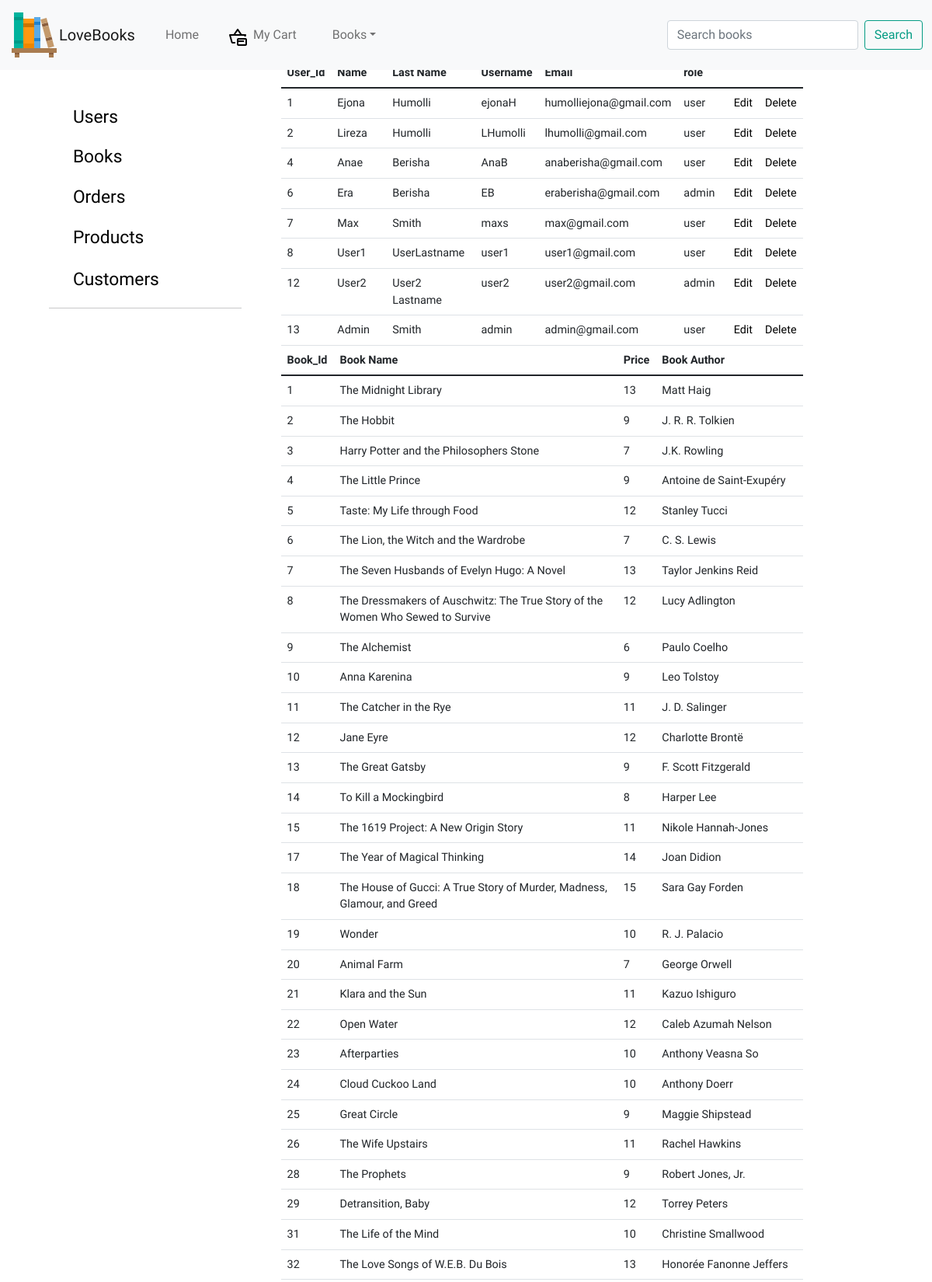
/admin.php (signed in, upper part), run on the app's committed database.
### tables this page shows
CREATE TABLE `users` (
  `id` int(255) NOT NULL,
  `name` varchar(255) NOT NULL,
  `lastname` varchar(255) NOT NULL,
  `email` varchar(255) NOT NULL,
  `username` varchar(255) NOT NULL,
  `password` varchar(255) NOT NULL,
  `user_type` varchar(255) NOT NULL DEFAULT 'user'
);

CREATE TABLE `books` (
  `book_id` int(255) NOT NULL,
  `book_name` varchar(255) NOT NULL,
  `book_author` varchar(255) NOT NULL,
  `book_description` varchar(1000) NOT NULL,
  `book_price` int(255) NOT NULL,
  `book_photo` varchar(255) NOT NULL,
  `book_genre` varchar(255) NOT NULL,
  `book_genre2` varchar(255) NOT NULL,
  `book_genre3` varchar(255) NOT NULL,
  `book_genre4` varchar(255) NOT NULL,
  `book_original_title` varchar(255) NOT NULL,
  `book_publish` varchar(255) NOT NULL,
  `book_pages` varchar(255) NOT NULL,
  `book_ISBN` int(255) NOT NULL,
  `book_ISBN13` int(255) NOT NULL
);

### admin.php (the view, shortened to what this page needs)
<?php
include_once('config.php');
if (isset($_SESSION['id']) && isset($_SESSION['user_type']) && $_SESSION['user_type'] === 'admin') {
$sql = "SELECT * FROM users";
$prep = $con->prepare($sql);
$prep->execute();
$data = $prep->fetchAll(PDO::FETCH_ASSOC);
$sql = "SELECT * FROM books";
$prep = $con->prepare($sql);
$prep->execute();
$book_data = $prep->fetchAll(PDO::FETCH_ASSOC);
?>
<!DOCTYPE html>
<html>
    <head>
        <link rel="stylesheet" href="https://unpkg.com/swiper@7/swiper-bundle.min.css" />
    <link rel="stylesheet" href="https://cdnjs.cloudflare.com/ajax/libs/font-awesome/5.15.4/css/all.min.css">
        <link href="https://cdn.jsdelivr.net/npm/bootstrap@5.1.3/dist/css/bootstrap.min.css" rel="stylesheet">
        <link rel="stylesheet" href="css/jquery-ui.css">
        <link rel="stylesheet" type="text/css" href="css/style.css">
    </head>
    <body>
        <nav class="navbar navbar-expand-lg navbar-light bg-light" >
            <div class="container-fluid" >
                <img src="img/logo.png">
                <a class="navbar-brand" href="index.php">LoveBooks</a>
                <div class="collapse navbar-collapse" id="navbarScroll" >
                    <ul class="navbar-nav me-auto my-2 my-lg-0 navbar-nav-scroll" style="--bs-scroll-height: 100px; ">
                        <li class="nav-item">
                            <a class="nav-link" aria-current="page" href="index.php">Home</a>
                        </li>
                        <li class="nav-item">
                            <a href="myCart.php"><img src="img/cart.png" style="margin-top: 10px;"></a>
                            <a class="nav-link" href="myCart.php">My Cart</a>
                        </li>
                        <li class="nav-item dropdown">
                            <a class="nav-link dropdown-toggle " href="#" id="navbarScrollingDropdown" role="button" data-bs-toggle="dropdown" aria-expanded="false">Books</a>
                        </li>
                    </ul>
                    <form class="d-flex" action="search.php" method="GET">
                <input class="form-control me-2" type="search" placeholder="Search books" aria-label="Search" name="search">
                <button class="btn btn-outline-success" type="submit">Search</button>
            </form>
                </div>
            </div>
        </nav>
<div class="row">
    <div class="d-flex flex-column flex-shrink-0 p-3 bg-body-tertiary col-2" style="width: 280px; margin-left: 1%;">
    <ul class="nav nav-pills flex-column mb-auto">
      <li class="nav-item">
        <a href="admin.php"  class="nav-link link-body-emphasis">
          Users
        </a>
      </li>
      <li>
        <a href="book_admin.php" class="nav-link link-body-emphasis">
          Books
        </a>
      </li>
      <li>
        <a href="#" class="nav-link link-body-emphasis">
          Orders
        </a>
      </li>
      <li>
        <a href="#" class="nav-link link-body-emphasis">
          Products
        </a>
      </li>
      <li>
        <a href="#" class="nav-link link-body-emphasis">
          Customers
        </a>
      </li>
    </ul>
    <hr>
  </div>
    <div class="col-10">
    <table class="table" style="width: 75%; margin: -42% 0 0 35%;">
  <thead>
    <tr>
      <th scope="col">User_Id</th>
      <th scope="col">First Name</th>
      <th scope="col">Last Name</th>
      <th scope="col">Username</th>
      <th scope="col">Email</th>
      <th scope="col">User role</th>
    </tr>
  </thead>
  <tbody class="table-group-divider">
    <?php foreach ($data as $row): ?>
    <tr>
      <td><?php echo $row['id']; ?></td>
            <td><?php echo $row['name']; ?></td>
            <td><?php echo $row['lastname']; ?></td>
            <td><?php echo $row['username']; ?></td>
            <td><?php echo $row['email']; ?></td>
            <td><?php echo $row['user_type']; ?></td>
            <td><a href="edit.php?id=<?php echo $row['id']; ?>">Edit</a></td>
                <td><a href="delete.php?id=<?php echo $row['id']; ?>">Delete</a></td>
    </tr>
    <?php endforeach; ?>
  </tbody>
</table>
</div>
<div class="col-10">
    <table class="table" style="width: 75%; margin: 0 0 0 35%;">
  <thead>
    <tr>
      <th scope="col">Book_Id</th>
      <th scope="col">Book Name</th>
      <th scope="col">Price </th>
      <th scope="col">Book Author</th>
    </tr>
  </thead>
  <tbody class="table-group-divider">
    <?php foreach ($book_data as $row): ?>
    <tr>
      <td><?php echo $row['book_id']; ?></td>
            <td><?php echo $row['book_name']; ?></td>
            <td><?php echo $row['book_price']; ?></td>
            <td><?php echo $row['book_author']; ?></td>
    </tr>
    <?php endforeach; ?>
  </tbody>
</table>
</div>
</div>
    </body>
</html>
<?php
} else {
    header("Location: login.php");
    exit();
}
?>

### css/style.css (style rules this page uses)
* { box-sizing: border-box; font-family: 'Varela Round', sans-serif; }
body { font-family: 'Varela Round', sans-serif; }
a { text-decoration: none; color: black; }
.navbar { position: fixed; top: 0; left: 0; z-index: 9999; width: 100%; height: 90px; }
.navbar-nav li { padding: 15px; display: flex; }
.btn-outline-success { color: #049c84; border: 1px solid #049c84; }
img { vertical-align: middle; }
.row { width: 100%; font-size: 1.2vw; padding: 4%; }
.nav li a { color: #424242; }
.row ul { list-style-type: none; margin: 5%; padding: 1%; font-size: 1.9vw; }
.row ul a { text-decoration: none; color: black; margin-top: 5%; padding-top: 5%; }

### data on the page
users: id "1", name "Ejona", lastname "Humolli", username "ejonaH", email "humolliejona@gmail.com", user_type "user"
users: id "2", name "Lireza", lastname "Humolli", username "LHumolli", email "lhumolli@gmail.com", user_type "user"
users: id "4", name "Anae", lastname "Berisha", username "AnaB", email "anaberisha@gmail.com", user_type "user"
users: id "6", name "Era", lastname "Berisha", username "EB", email "eraberisha@gmail.com", user_type "admin"
users: id "7", name "Max", lastname "Smith", username "maxs", email "max@gmail.com", user_type "user"
users: id "8", name "User1", lastname "UserLastname", username "user1", email "user1@gmail.com", user_type "user"
users: id "12", name "User2", lastname "User2 Lastname", username "user2", email "user2@gmail.com", user_type "admin"
users: id "13", name "Admin", lastname "Smith", username "admin", email "admin@gmail.com", user_type "user"
books: book_id "1", book_name "The Midnight Library", book_price "13", book_author "Matt Haig"
books: book_id "2", book_name "The Hobbit", book_price "9", book_author "J. R. R. Tolkien"
books: book_id "3", book_name "Harry Potter and the Philosophers Stone", book_price "7", book_author "J.K. Rowling"
books: book_id "4", book_name "The Little Prince", book_price "9", book_author "Antoine de Saint-Exupéry"
books: book_id "5", book_name "Taste: My Life through Food", book_price "12", book_author "Stanley Tucci"
books: book_id "6", book_name "The Lion, the Witch and the Wardrobe", book_price "7", book_author "C. S. Lewis"
books: book_id "7", book_name "The Seven Husbands of Evelyn Hugo: A Novel", book_price "13", book_author "Taylor Jenkins Reid"
books: book_id "8", book_name "The Dressmakers of Auschwitz: The True Story of the Women Who Sewed to Survive", book_price "12", book_author "Lucy Adlington"
books: book_id "9", book_name "The Alchemist", book_price "6", book_author "Paulo Coelho"
books: book_id "10", book_name "Anna Karenina", book_price "9", book_author "Leo Tolstoy"
books: book_id "11", book_name "The Catcher in the Rye", book_price "11", book_author "J. D. Salinger"
books: book_id "12", book_name "Jane Eyre", book_price "12", book_author "Charlotte Brontë"
books: book_id "13", book_name "The Great Gatsby", book_price "9", book_author "F. Scott Fitzgerald"
books: book_id "14", book_name "To Kill a Mockingbird", book_price "8", book_author "Harper Lee"
books: book_id "15", book_name "The 1619 Project: A New Origin Story", book_price "11", book_author "Nikole Hannah-Jones"
books: book_id "17", book_name "The Year of Magical Thinking", book_price "14", book_author "Joan Didion"
books: book_id "18", book_name "The House of Gucci: A True Story of Murder, Madness, Glamour, and Greed", book_price "15", book_author "Sara Gay Forden"
books: book_id "19", book_name "Wonder", book_price "10", book_author "R. J. Palacio"
books: book_id "20", book_name "Animal Farm", book_price "7", book_author "George Orwell"
books: book_id "21", book_name "Klara and the Sun", book_price "11", book_author "Kazuo Ishiguro"
books: book_id "22", book_name "Open Water", book_price "12", book_author "Caleb Azumah Nelson"
books: book_id "23", book_name "Afterparties", book_price "10", book_author "Anthony Veasna So"
books: book_id "24", book_name "Cloud Cuckoo Land", book_price "10", book_author "Anthony Doerr"
books: book_id "25", book_name "Great Circle", book_price "9", book_author "Maggie Shipstead"
books: book_id "26", book_name "The Wife Upstairs", book_price "11", book_author "Rachel Hawkins"
books: book_id "28", book_name "The Prophets", book_price "9", book_author "Robert Jones, Jr."
books: book_id "29", book_name "Detransition, Baby", book_price "12", book_author "Torrey Peters"
books: book_id "31", book_name "The Life of the Mind", book_price "10", book_author "Christine Smallwood"
books: book_id "32", book_name "The Love Songs of W.E.B. Du Bois", book_price "13", book_author "Honorée Fanonne Jeffers"
